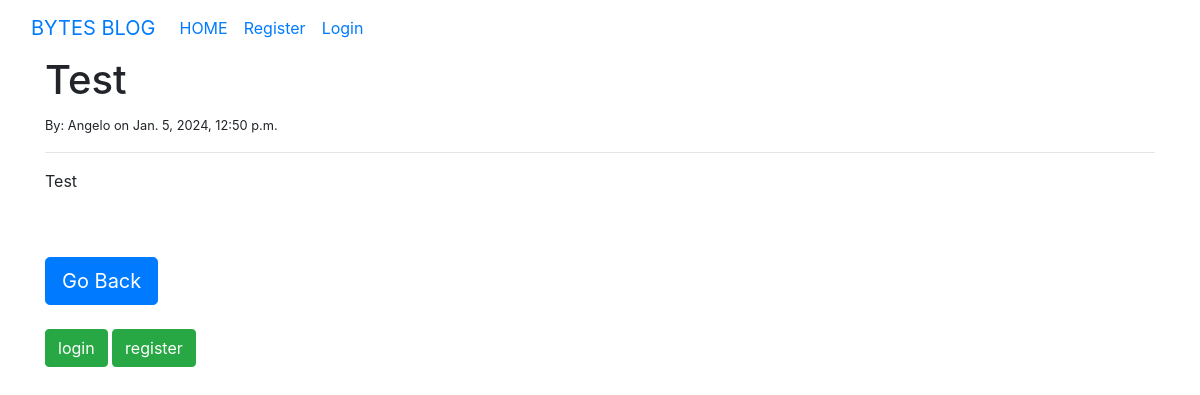
The app's page /article/4/ with its own data.
### blogapp/models.py (models this page shows, shortened)
class Post(models.Model):
    title = models.CharField(max_length=1000)
    author = models.ForeignKey(User,on_delete = models.CASCADE)
    body = models.TextField()
    date_posted = models.DateTimeField(auto_now_add=True)
    post_date = models.DateTimeField(auto_now_add=True)
    class Meta:
        ordering = ("title",)

### blogapp/views.py (the view)
# urls.py: path('article/<int:pk>/', article_detail.as_view(), name='article-details'),
class article_detail(DetailView):
    model = Post
    template_name = 'article-details.html'

### blogapp/templates/article-details.html (shortened to what this page needs)
{% extends 'base.html' %}
{% block content %}
<article>
    <h1>{{post.title}}</h1>
    <small>By: {{post.author}}
        on {{post.post_date}}</small><br/>
    <hr>
    <p>{{post.body}}</p>
    <br/><br/>
</article>
<a href="{% url 'home' %}" class="btn btn-primary btn-lg">Go Back</a>
<br></br>
{% if user.is_authenticated %}
    <a href="{% url 'edit-post' post.pk %}" class="btn btn-success">Edit</a>
    <a href="{% url 'delete-post' post.pk %}" class="btn btn-danger">Delete</a></a>
{% else %}
 <a href="{% url 'login' %}" class="btn btn-success">login</a>
 <a href="{% url 'register' %}" class="btn btn-success">register</a>
{% endif %}
{% endblock %}

### records on screen
Post: title "Test", author "Angelo", post_date "Jan. 5, 2024, 12:50 p.m.", body "Test"
